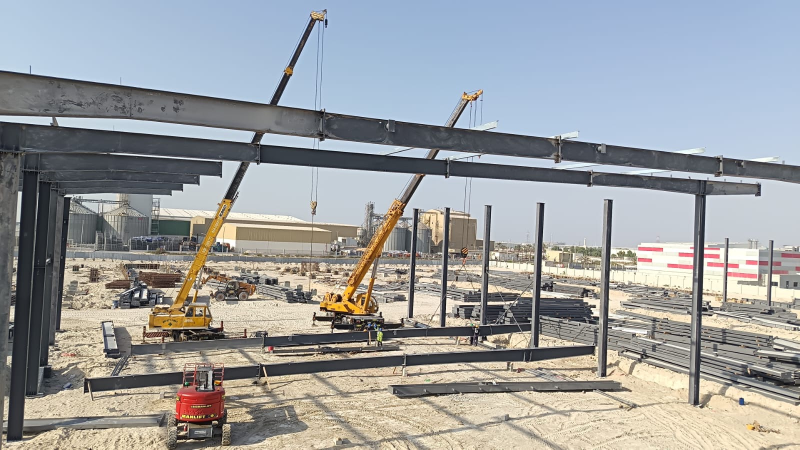
#> input picture social/_build/source/7.jpg, 1599 x 899 px (shown at 1/2 size)
$ python batch2.py
#> lines starting #> are read from the running program, lines starting #| are printed output that depends on the picture
### social/_build/brand.py
"""Steel Builder social brand kit — shared rendering helpers (Pillow + raqm)."""
import os
from PIL import Image, ImageDraw, ImageFont, ImageFilter, ImageEnhance

ROOT = os.path.dirname(os.path.dirname(os.path.dirname(os.path.abspath(__file__))))
FONTS = os.environ.get("SB_FONTS", os.path.join(os.path.dirname(__file__), "fonts"))

# Colours — taken from steelbuilderuae.com (index.html :root) and the logo
ORANGE = (223, 96, 53)     # --primary #df6035 (logo roof)
NAVY = (47, 75, 121)       # --secondary #2f4b79 (logo "SB")
INK = (20, 21, 23)         # near-black backdrop
STEEL = (229, 229, 229)    # --foreground dark #e5e5e5
MUTED = (150, 154, 160)
WHITE = (255, 255, 255)


def font(name, size):
    files = {
        "light": "OutLight.ttf", "med": "OutMed.ttf", "bold": "OutBold.ttf",
        "xbold": "OutXBold.ttf", "ar": "ArRegular.ttf", "arb": "ArBold.ttf",
        "kufi": "KufiBold.ttf",
    }
    return ImageFont.truetype(os.path.join(FONTS, files[name]), size,
                              layout_engine=ImageFont.Layout.RAQM)


def logo():
    return Image.open(os.path.join(ROOT, "logo.png")).convert("RGBA")


def logo_scaled(w):
    lg = logo()
    h = round(lg.height * w / lg.width)
    return lg.resize((w, h), Image.LANCZOS)


def watermark(img, w=150, pos="tr", margin=48, opacity=0.92, y=None):
    """Logo watermark with a soft white halo so it reads on sky AND steel."""
    lg = logo_scaled(w)
    a = lg.split()[3]
    halo = Image.new("RGBA", (lg.width + 60, lg.height + 60), (0, 0, 0, 0))
    glow = Image.new("RGBA", lg.size, (255, 255, 255, 255))
    glow.putalpha(a.point(lambda v: int(v * 0.85)))
    halo.paste(glow, (30, 30), glow)
    halo = halo.filter(ImageFilter.GaussianBlur(10))
    if opacity < 1:
        lg.putalpha(a.point(lambda v: int(v * opacity)))
    W, H = img.size
    x = W - lg.width - margin if pos.endswith("r") else margin
    if y is None:
        y = margin if pos.startswith("t") else H - lg.height - margin
    img.alpha_composite(halo, (x - 30, y - 30))
    img.alpha_composite(lg, (x, y))
    return img


def cover(src, size, focus=(0.5, 0.5)):
    """Crop-to-fill like CSS object-fit: cover."""
    im = Image.open(src).convert("RGB") if isinstance(src, str) else src.convert("RGB")
    W, H = size
    s = max(W / im.width, H / im.height)
    nw, nh = round(im.width * s), round(im.height * s)
    im = im.resize((nw, nh), Image.LANCZOS)
    x = int((nw - W) * focus[0]); y = int((nh - H) * focus[1])
    return im.crop((x, y, x + W, y + H))


def grade(im, contrast=1.08, sat=0.88, bright=1.0):
    """House grade: slightly desaturated, crisper, steel-cool."""
    im = ImageEnhance.Contrast(im).enhance(contrast)
    im = ImageEnhance.Color(im).enhance(sat)
    if bright != 1.0:
        im = ImageEnhance.Brightness(im).enhance(bright)
    return im.filter(ImageFilter.UnsharpMask(radius=2, percent=60, threshold=2))


def gradient(size, top=0.0, bottom=0.85, start=0.45, color=INK):
    """Vertical scrim: transparent at `start`, `bottom` alpha at the base."""
    W, H = size
    g = Image.new("L", (1, H))
    for yy in range(H):
        t = yy / H
        if t < start:
            v = top * (1 - t / start) if top else 0
        else:
            v = bottom * min(1.0, ((t - start) / (1 - start)) * 1.35) ** 1.15
        g.putpixel((0, yy), int(255 * v))
    g = g.resize((W, H))
    layer = Image.new("RGBA", (W, H), color + (0,))
    layer.putalpha(g)
    return layer


def top_scrim(size, amount=0.55, end=0.22):
    W, H = size
    g = Image.new("L", (1, H))
    for yy in range(H):
        t = yy / H
        g.putpixel((0, yy), int(255 * amount * max(0, 1 - t / end) ** 1.6))
    layer = Image.new("RGBA", (W, H), INK + (0,))
    layer.putalpha(g.resize((W, H)))
    return layer


def text(d, xy, s, f, fill=WHITE, anchor="la", spacing=0, rtl=False):
    kw = {"direction": "rtl", "language": "ar"} if rtl else {}
    if spacing:
        # manual tracking for Latin caps
        x, y = xy
        total = sum(d.textlength(c, font=f) for c in s) + spacing * (len(s) - 1)
        if anchor[0] == "r":
            x -= total
        elif anchor[0] == "m":
            x -= total / 2
        for c in s:
            d.text((x, y), c, font=f, fill=fill, anchor="l" + anchor[1])
            x += d.textlength(c, font=f) + spacing
        return total
    d.text(xy, s, font=f, fill=fill, anchor=anchor, **kw)


def eyebrow(d, x, y, s, color=ORANGE, size=26, rtl=False, right=False, label=(236, 236, 236)):
    """Orange rule + tracked caps label: the kit's signature."""
    f = font("bold", size)
    if right:
        w = text(d, (x, y), s, f, fill=color, anchor="rm", spacing=6)
        d.rectangle((x - w - 70, y - 2, x - w - 22, y + 2), fill=color)
    else:
        d.rectangle((x, y - 2, x + 48, y + 2), fill=color)
        text(d, (x + 70, y), s, f, fill=label, anchor="lm", spacing=6)


def footer_bar(img, handle="@steelbuilderuae", site="steelbuilderuae.com", y=None):
    W, H = img.size
    d = ImageDraw.Draw(img)
    y = H - 70 if y is None else y
    f = font("med", 24)
    d.line((64, y - 30, W - 64, y - 30), fill=(255, 255, 255, 70), width=1)
    text(d, (64, y), handle.upper(), f, fill=(255, 255, 255, 200), anchor="lm", spacing=3)
    text(d, (W - 64, y), site.upper(), f, fill=(255, 255, 255, 200), anchor="rm", spacing=3)


# [4 lines left out: function save, not called in this run]

### social/_build/posts.py
"""Renders every still: feed posts, carousel, stories, highlight covers, profile picture."""
import os
from PIL import Image, ImageDraw
from brand import *

HERE = os.path.dirname(os.path.abspath(__file__))
SRC = os.path.join(HERE, "source")
OUT = os.path.join(os.path.dirname(HERE))
P = {  # source photos
    "crane": os.path.join(SRC, "1.jpg"),        # crane + rafters, vertical
    "portal": os.path.join(SRC, "2.jpg"),       # long portal-frame perspective
    "crew": os.path.join(SRC, "3.jpg"),         # crew fixing rafter-to-column
    "purlins": os.path.join(SRC, "4.jpg"),      # purlins + manlift
    "frames": os.path.join(SRC, "5.jpg"),       # frames + manlift crew
}
FEED = (1080, 1350)
STORY = (1080, 1920)


def base(photo, size, focus=(0.5, 0.5), scrim=0.94, start=0.30, top=0.5, **g):
    im = grade(cover(photo, size, focus), **g).convert("RGBA")
    im.alpha_composite(gradient(size, bottom=scrim, start=start))
    if top:
        im.alpha_composite(top_scrim(size, amount=top))
    return im


def headline(img, eyebrow_txt, lines, ar, y_end, size=96, ar_size=46, x=64):
    """Bottom-anchored title block: eyebrow, EN caps headline, Arabic line."""
    d = ImageDraw.Draw(img)
    maxw = img.width - 2 * x - 40
    while size > 48 and max(d.textlength(l.lstrip("~"), font=font("xbold", size)) for l in lines) > maxw:
        size -= 4
    f = font("xbold", size)
    fa = font("kufi", ar_size)
    lh = int(size * 1.0)
    block = 36 + 34 + len(lines) * lh + 28 + int(ar_size * 1.9)
    y = y_end - block
    eyebrow(d, x, y + 13, eyebrow_txt)
    y += 60
    for i, ln in enumerate(lines):
        fill = ORANGE if ln.endswith(".") and i == len(lines) - 1 and ln.startswith("~") else WHITE
        ln = ln.lstrip("~")
        d.text((x - 4, y), ln, font=f, fill=fill)
        y += lh
    y += 22
    text(d, (img.width - x, y + 8), ar, fa, fill=STEEL, anchor="ra", rtl=True)


def post(name, photo, eb, lines, ar, focus=(0.5, 0.5), **kw):
    im = base(photo, FEED, focus, **kw)
    headline(im, eb, lines, ar, FEED[1] - 120)
    footer_bar(im)
    watermark(im, w=170)
    return save(im, os.path.join(OUT, "feed", name))


# [180 lines left out: functions stats_post, services_post, carousel, cta_card, stories, icon and 1 more, not called in this run]


# [15 lines that do not run on import are left out]

### social/_build/cine.py
"""Cinematic camera moves on real site photos -> 12 shots + 3 branded reels.

Each shot is rendered frame-by-frame: an eased virtual camera (pan / tilt / push / pull / roll) over the
photo, plus drifting dust, optional warm light flare, film grain and vignette. Nothing is added to the
structure itself: every frame is the real photograph.
"""
import os, sys, math, random, subprocess
import numpy as np
from PIL import Image, ImageFilter, ImageDraw
from brand import *
import reels

HERE = os.path.dirname(os.path.abspath(__file__))
SOC = os.path.dirname(HERE)
SITE = os.path.dirname(SOC)
SHOTS = os.path.join(SOC, "cinematic", "shots")
OUT = os.path.join(SOC, "cinematic")
W, H, FPS, DUR = 1080, 1920, 30, 5.0
src = lambda f: os.path.join(HERE, "source", f) if f[0].isdigit() else os.path.join(SITE, f)

# id, photo, (cx,cy,zoom,roll) start, end, flare, fit
SHOT_LIST = [
    ("01-portal-push",   "2.jpg",              (0.55, 0.55, 1.00, 0), (0.60, 0.55, 1.38, 0), True, False),
    ("02-crane-tilt",    "1.jpg",              (0.50, 0.66, 1.18, 0), (0.50, 0.38, 1.18, 0), False, False),
    ("03-crew-orbit",    "3.jpg",              (0.44, 0.40, 1.12, -1.6), (0.56, 0.36, 1.24, 1.6), False, False),
    ("04-purlins-slide", "4.jpg",              (0.28, 0.50, 1.04, 0), (0.72, 0.50, 1.10, 0), False, False),
    ("05-frames-pull",   "5.jpg",              (0.52, 0.66, 1.45, 0), (0.50, 0.58, 1.04, 0), False, False),
    ("06-sunset-push",   "p-sunset.jpg",       (0.50, 0.46, 1.02, 0), (0.48, 0.42, 1.28, 0), True, False),
    ("07-beam-rise",     "p-crane-lift.jpg",   (0.50, 0.62, 1.16, 0), (0.52, 0.40, 1.20, 0), False, False),
    ("08-boom-drift",    "p-erect-boom.jpg",   (0.64, 0.50, 1.06, 0), (0.36, 0.50, 1.10, 0), False, False),
    ("09-roof-rotate",   "p-frame-square.jpg", (0.50, 0.45, 1.22, -3.0), (0.50, 0.42, 1.30, 3.0), False, False),
    ("10-portal-reveal", "p-portal.jpg",       (0.50, 0.55, 1.30, 0), (0.50, 0.50, 1.02, 0), True, False),
    ("11-column-push",   "p-crane-columns.jpg",(0.50, 0.52, 1.02, 0), (0.50, 0.68, 1.30, 0), False, False),
    ("12-yard-dolly",    "p-yard.jpg",         (0.42, 0.72, 1.62, 0), (0.70, 0.70, 1.66, 0), False, False),  # framed below the gate sign
]


def ease(t):  # smootherstep
    return t * t * t * (t * (t * 6 - 15) + 10)


def lerp(a, b, t):
    return tuple(x + (y - x) * t for x, y in zip(a, b))


def vignette():
    y, x = np.mgrid[0:H, 0:W]
    d = np.sqrt(((x - W / 2) / (W * 0.62)) ** 2 + ((y - H / 2) / (H * 0.62)) ** 2)
    return np.clip(1 - 0.42 * np.clip(d - 0.55, 0, 1) ** 1.5 * 2.2, 0.55, 1)[..., None].astype(np.float32)


VIG = vignette()
RNG = np.random.default_rng(7)
GRAIN = [RNG.normal(0, 5.5, (H // 2, W // 2, 1)).astype(np.float32).repeat(2, 0).repeat(2, 1) for _ in range(6)]


# [8 lines left out: function flare_layer, not called in this run]


class Dust:
    # [73 lines left out: functions __init__, layer, prepare, camera, fit_frame, render, not called in this run]


def shot_path(k):
    return os.path.join(SHOTS, k + ".mp4")


# [12 lines left out: function reel, not called in this run]


# [26 lines that do not run on import are left out]

### social/_build/batch2.py
"""Batch 2 (Oct 2026 site update): 5 reels, 5 cinematic shots, 5 posts, carousel, stories — same identity."""
import os, subprocess
from PIL import Image, ImageDraw
from brand import *
import posts, reels, cine

HERE = os.path.dirname(os.path.abspath(__file__))
SRC = os.path.join(HERE, "source")
OUT = os.path.join(os.path.dirname(HERE), "batch-02")
V = {k: os.path.join(SRC, f"v2-{k}.mp4") for k in ["fill", "frames-walk", "excavator", "roof-sunset", "workshop"]}
P = {"cranes": os.path.join(SRC, "7.jpg"), "pedestals": os.path.join(SRC, "8.jpg"), "row": os.path.join(SRC, "9.jpg"),
     "bolts": os.path.join(SRC, "10.jpg"), "portals": os.path.join(SRC, "11.jpg")}
reels.OUT = os.path.join(OUT, "reels")
posts.OUT = OUT
cine.SHOTS = os.path.join(OUT, "cinematic-shots")


# [5 lines left out: function pre_crop, not called in this run]


def seg(name, src, ss, dur, eb=None, lines=None, ar=None, size=104, landscape=False, title_in=0.35):
    ov = reels.layer(name, eb, lines, ar, size=size) if lines else reels.layer(name)
    return reels.segment(name, src, ss, dur, ov, landscape=landscape, title_in=title_in)


def cine_shot_seg(name, shot, eb, lines, ar):
    ov = reels.layer(name, eb, lines, ar, size=104)
    return reels.segment(name, os.path.join(cine.SHOTS, shot + ".mp4"), 0.25, 4.5, ov, title_in=0.3)


# [10 lines left out: function top_title, not called in this run]


SHOTS = [
    ("b2-01-cranes-push",   P["cranes"],    (0.42, 0.50, 1.05, 0), (0.40, 0.48, 1.30, 0), True),
    ("b2-02-pedestal-tilt", P["pedestals"], (0.50, 0.72, 1.20, 0), (0.50, 0.44, 1.20, 0), False),
    ("b2-03-row-slide",     P["row"],       (0.30, 0.55, 1.08, 0), (0.62, 0.55, 1.14, 0), False),
    ("b2-04-bolts-push",    P["bolts"],     (0.50, 0.55, 1.02, 0), (0.48, 0.72, 1.34, 0), False),
    ("b2-05-portals-push",  P["portals"],   (0.40, 0.50, 1.04, 0), (0.42, 0.48, 1.36, 0), True),
]


def render_shots():
    for name, photo, a, b, flare in SHOTS:
        cine.render((name, photo, a, b, flare, False))


# [39 lines left out: functions build_reels, build_covers, not called in this run]


def build_stills():
    posts.post("07-two-cranes.jpg", P["cranes"], "ON SITE", ["TWO CRANES.", "~ONE PLAN."], "رافعتان — خطة واحدة", focus=(0.42, 0.5))
#> in cover, im is the input picture: PIL image 1599x899 RGB; mean R, G, B 156, 158, 159.2
#> in cover, `return im.crop((x, y, x + W, y + H))`:
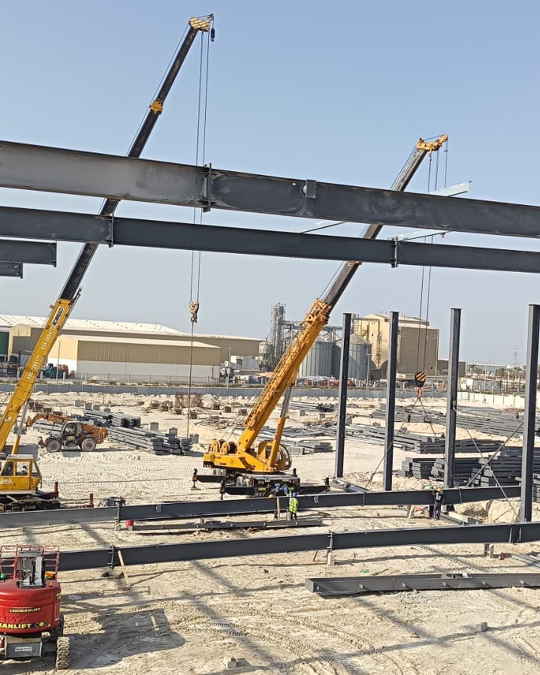
#> returned value: PIL image 1080x1350 RGB (shown at 1/2 size); mean R, G, B 155.6, 156.7, 156.8
#> in gradient, `g = g.resize((W, H))`:
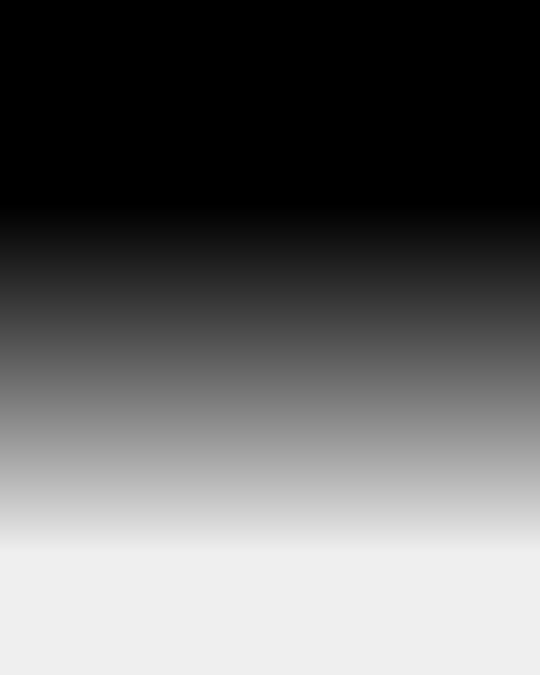
#> g: PIL image 1080x1350 L (shown at 1/2 size); min 0, max 239, mean 100.8
#> in gradient, `layer.putalpha(g)`:
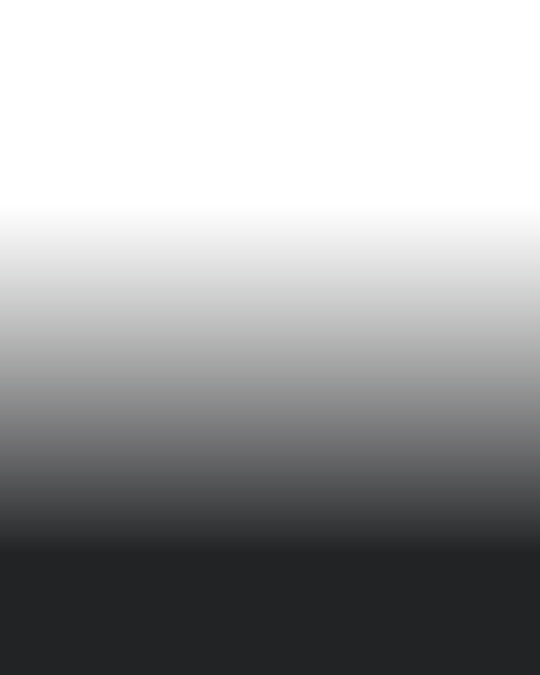
#> layer: PIL image 1080x1350 RGBA (shown at 1/2 size); mean R, G, B, A 20, 21, 23, 100.8; transparent parts drawn white
#> in base, `im.alpha_composite(gradient(size, bottom=scrim, start=start))`:
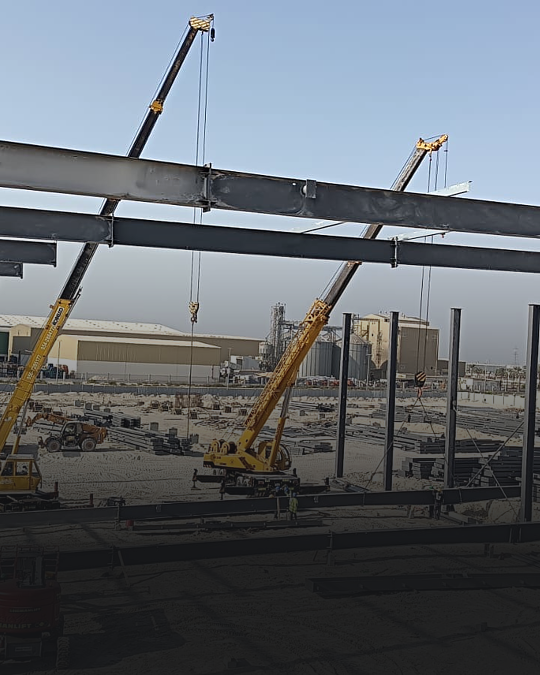
#> im: PIL image 1080x1350 RGBA (shown at 1/2 size); mean R, G, B, A 100, 105.7, 112.1, 255
#> in top_scrim, `layer.putalpha(g.resize((W, H)))`:
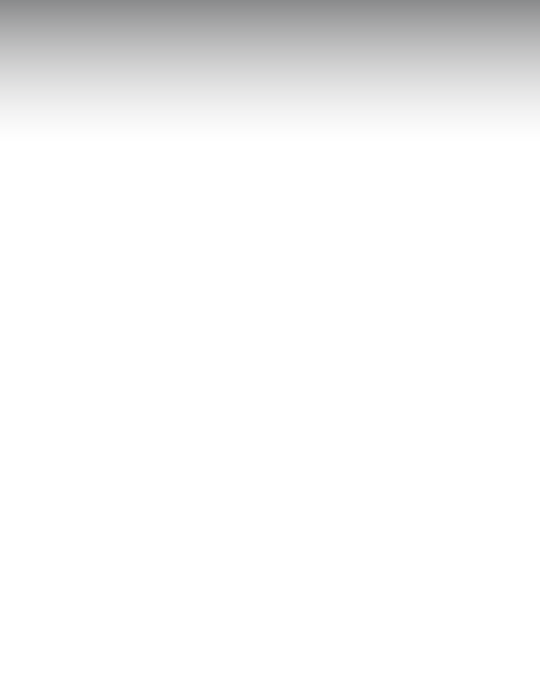
#> layer: PIL image 1080x1350 RGBA (shown at 1/2 size); mean R, G, B, A 20, 21, 23, 10.7; transparent parts drawn white
#> in base, `im.alpha_composite(top_scrim(size, amount=top))`:
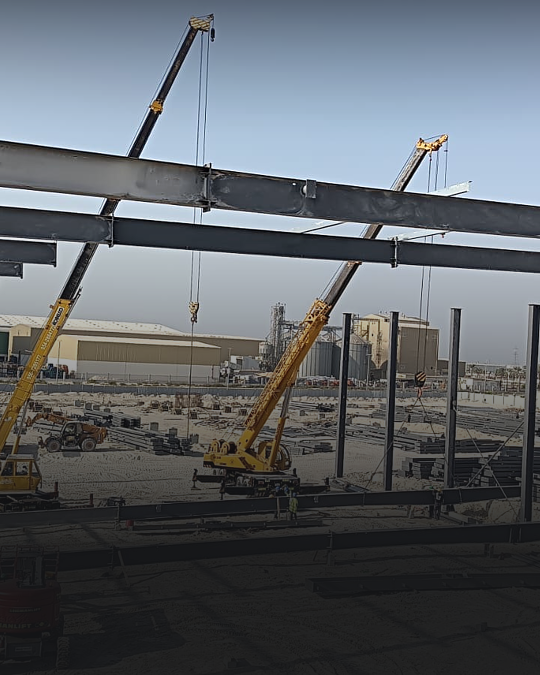
#> im: PIL image 1080x1350 RGBA (shown at 1/2 size); mean R, G, B, A 94, 98.9, 104.1, 255
#> in font, `files = { "light": "OutLight.ttf", "med": "OutMed.ttf", "bold": "OutBo..`: files = {'light': 'OutLight.ttf', 'med': 'OutMed.ttf', 'bold': 'OutBold.ttf', 'xbold': 'OutXBold.ttf', 'ar': 'ArRegular.ttf', 'arb': 'ArBold.ttf', 'kufi': 'KufiBold.ttf'}
#> after the loop in headline, `while size > 48 and max(d.textlength(l.lstrip("~"), font=font("xbold",..`: size = 96
#> in headline, `block = 36 + 34 + len(lines) * lh + 28 + int(ar_size * 1.9)`: block = 377
#> in headline, `y = y_end - block`: y = 853
#> in headline, `y += 60`: y = 913
#> the loop in headline, `for i, ln in enumerate(lines):` made 2 passes
#> y on passes 1 to 2: 1009, 1105
#> after the loop in headline, `for i, ln in enumerate(lines):`: y = 1105
#> in headline, `y += 22`: y = 1127
#> in post, `headline(im, eb, lines, ar, FEED[1] - 120)`:
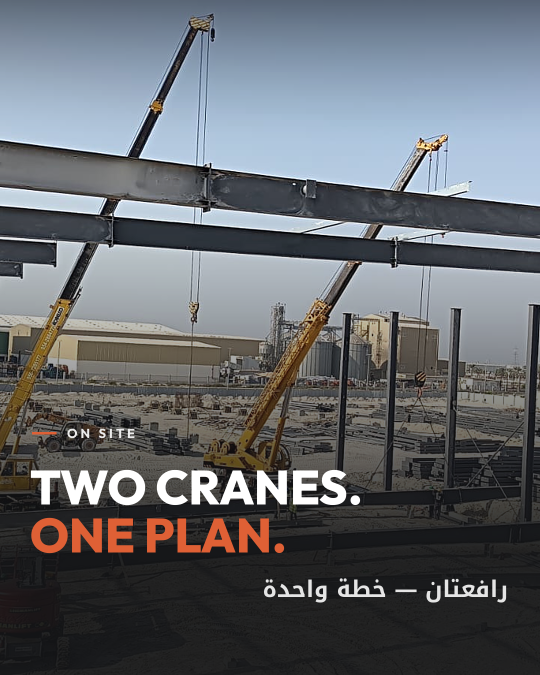
#> im: PIL image 1080x1350 RGBA (shown at 1/2 size); mean R, G, B, A 100.5, 103.8, 108.5, 255
    posts.post("08-foundations-first.jpg", P["pedestals"], "FOUNDATIONS", ["STRONG STEEL", "~STARTS BELOW."], "الهيكل القوي يبدأ من القاعدة", focus=(0.5, 0.62))
    im = top_title(posts.FEED, P["row"], (0.74, 0.5), "STEEL STRUCTURES", ["SPAN", "~AFTER SPAN."], "هيكل بعد هيكل",
                   600, foot=footer_bar, wm_kw={"w": 170, "pos": "bl", "margin": 64, "y": posts.FEED[1] - 330})
    save(im, os.path.join(OUT, "feed", "09-span-after-span.jpg"))
    posts.post("10-set-to-the-drawing.jpg", P["bolts"], "PRECISION", ["SET TO", "~THE DRAWING."], "مطابق للرسم", focus=(0.5, 0.62))
    posts.post("11-portal-frames.jpg", P["portals"], "STEEL BUILDER · UAE", ["STRENGTH,", "~BUILT PRECISELY."], "نبني القوة بدقة.", focus=(0.4, 0.5))
    # carousel: foundations to frames
    out = os.path.join(OUT, "carousel-foundations-to-frames")
    n = 6
    def counter(d, i):
        text(d, (posts.FEED[0] - 64, posts.FEED[1] - 70), f"{i:02d} / {n:02d}", font("med", 24),
             fill=(255, 255, 255, 200), anchor="rm", spacing=3)
    im = posts.base(P["portals"], posts.FEED, (0.4, 0.5), scrim=0.95, start=0.3)
    posts.headline(im, "SITE UPDATE", ["FOUNDATIONS", "~TO FRAMES."], "من القواعد إلى الهياكل", posts.FEED[1] - 130, size=120)
    d = ImageDraw.Draw(im)
    text(d, (64, posts.FEED[1] - 70), "SWIPE  →", font("med", 24), fill=(255, 255, 255, 200), anchor="lm", spacing=4)
    counter(d, 1); watermark(im, w=170); save(im, os.path.join(out, "01-cover.jpg"))
    for i, (k, fo, eb, ln, ar) in enumerate([
            ("pedestals", (0.5, 0.62), "STEP 01", ["PEDESTALS", "POURED."], "صب القواعد الخرسانية"),
            ("bolts", (0.5, 0.62), "STEP 02", ["ANCHOR BOLTS", "SET TO LEVEL."], "تثبيت المسامير على المنسوب"),
            ("cranes", (0.42, 0.5), "STEP 03", ["COLUMNS", "STANDING."], "تركيب الأعمدة"),
            ("row", (0.74, 0.5), "STEP 04", ["RAFTERS", "LOCKED IN."], "تثبيت الجمالونات")], start=2):
        if k == "row":
            im = top_title(posts.FEED, P[k], fo, eb, ln, ar, 600, wm_kw={"w": 170, "pos": "bl", "margin": 64, "y": posts.FEED[1] - 330})
        else:
            im = posts.base(P[k], posts.FEED, fo)
            posts.headline(im, eb, ln, ar, posts.FEED[1] - 130)
        d = ImageDraw.Draw(im)
        text(d, (64, posts.FEED[1] - 70), "@STEELBUILDERUAE", font("med", 24), fill=(255, 255, 255, 200), anchor="lm", spacing=3)
        counter(d, i)
        if k != "row":
            watermark(im, w=170)
        save(im, os.path.join(out, f"{i:02d}-{k}.jpg"))
    im = posts.cta_card(posts.FEED); counter(ImageDraw.Draw(im), 6); save(im, os.path.join(out, "06-cta.jpg"))
    # stories
    so = os.path.join(OUT, "stories")
    for fn, k, fo, eb, ln, ar in [
            ("01-foundations.jpg", "pedestals", (0.5, 0.6), "SITE UPDATE", ["FOUNDATIONS", "~DONE."], "القواعد جاهزة"),
            ("02-two-cranes.jpg", "bolts", (0.5, 0.6), "THIS WEEK", ["STEEL", "~GOING UP."], "الحديد يرتفع"),
            ]:
        im = posts.base(P[k], posts.STORY, fo, scrim=0.95, start=0.36, top=0.55)
        posts.headline(im, eb, ln, ar, posts.STORY[1] - 330, size=120)
        watermark(im, w=170, pos="tl", margin=64, y=210)
        save(im, os.path.join(so, fn))
    im = top_title(posts.STORY, P["row"], (0.74, 0.5), "ON SITE", ["SPAN", "~AFTER SPAN."], "هيكل بعد هيكل", 820,
                   wm_kw={"w": 170, "pos": "tl", "margin": 64, "y": 210})
    save(im, os.path.join(so, "03-span-after-span.jpg"))


if __name__ == "__main__":
    import sys
    steps = sys.argv[1:] or ["stills", "shots", "reels", "covers"]
#> (the run stopped early here; a loop or call above may not have finished)
